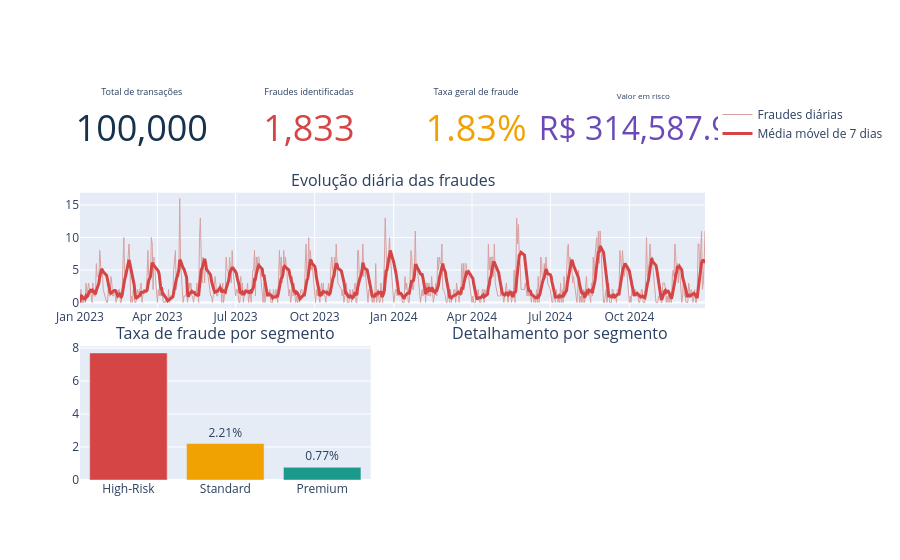

Notebook source saved alongside this figure:
### Code cell
dados_hover_segmento = fraud_risk[
    [
        "total_transacoes",
        "qtd_fraudes",
        "valor_em_risco"
    ]
].to_numpy()

fig.add_trace(
    go.Bar(
        x=fraud_risk["segment"],
        y=fraud_risk["taxa_fraude_pct"],
        marker_color=cores_barras,
        customdata=dados_hover_segmento,
        text=[
            f"{valor:.2f}%"
            for valor in fraud_risk["taxa_fraude_pct"]
        ],
        textposition="outside",
        showlegend=False,
        hovertemplate=(
            "<b>%{x}</b><br>"
            "Taxa de fraude: %{y:.2f}%<br>"
            "Transações: %{customdata[0]:,.0f}<br>"
            "Fraudes: %{customdata[1]:,.0f}<br>"
            "Valor em risco: R$ %{customdata[2]:,.2f}"
            "<extra></extra>"
        )
    ),
    row=3,
    col=1
)

### Figure 1 — Plotly figure (JSON) as saved in the notebook; plotly's stock layout.template omitted (floating-point values rounded to 4 significant figures; data arrays with more than 128 entries replaced by an {"elided": "..."} marker saying what was removed)
{"data": [{"domain": {"x": [0, 0.1975], "y": [0.856, 1]}, "mode": "number", "number": {"font": {"color": "#17324D", "size": 36}, "valueformat": ",.0f"}, "title": {"text": "Total de transações"}, "type": "indicator", "value": 100000}, {"domain": {"x": [0.2675, 0.465], "y": [0.856, 1]}, "mode": "number", "number": {"font": {"color": "#D64545", "size": 36}, "valueformat": ",.0f"}, "title": {"text": "Fraudes identificadas"}, "type": "indicator", "value": 1833}, {"domain": {"x": [0.535, 0.7325], "y": [0.856, 1]}, "mode": "number", "number": {"font": {"color": "#F0A202", "size": 36}, "suffix": "%", "valueformat": ".2f"}, "title": {"text": "Taxa geral de fraude"}, "type": "indicator", "value": 1.833}, {"domain": {"x": [0.8025, 1], "y": [0.856, 1]}, "mode": "number", "number": {"font": {"color": "#6C4AB6", "size": 32}, "prefix": "R$ ", "valueformat": ",.2f"}, "title": {"text": "Valor em risco"}, "type": "indicator", "value": 314600.0}, {"hovertemplate": "<b>%{x|%d/%m/%Y}</b><br>Fraudes: %{y:.0f}<extra></extra>", "line": {"color": "#D8A1A1", "width": 1}, "mode": "lines", "name": "Fraudes diárias", "type": "scatter", "x": {"elided": "672 str values"}, "xaxis": "x", "y": {"elided": "672 float values"}, "yaxis": "y"}, {"hovertemplate": "<b>%{x|%d/%m/%Y}</b><br>Média de 7 dias: %{y:.2f}<extra></extra>", "line": {"color": "#D64545", "width": 3}, "mode": "lines", "name": "Média móvel de 7 dias", "type": "scatter", "x": {"elided": "672 str values"}, "xaxis": "x", "y": {"elided": "672 float values"}, "yaxis": "y"}, {"customdata": [[9155.0, 705.0, 126500.0], [29690.0, 655.0, 106800.0], [61160.0, 473.0, 81310.0]], "hovertemplate": "<b>%{x}</b><br>Taxa de fraude: %{y:.2f}%<br>Transações: %{customdata[0]:,.0f}<br>Fraudes: %{customdata[1]:,.0f}<br>Valor em risco: R$ %{customdata[2]:,.2f}<extra></extra>", "marker": {"color": ["#D64545", "#F0A202", "#1B998B"]}, "showlegend": false, "text": ["7.70%", "2.21%", "0.77%"], "textposition": "outside", "type": "bar", "x": ["High-Risk", "Standard", "Premium"], "xaxis": "x2", "y": [7.7, 2.21, 0.77], "yaxis": "y2"}], "layout": {"annotations": [{"font": {"size": 16}, "showarrow": false, "text": "Evolução diária das fraudes", "x": 0.5, "xanchor": "center", "xref": "paper", "y": 0.756, "yanchor": "bottom", "yref": "paper"}, {"font": {"size": 16}, "showarrow": false, "text": "Taxa de fraude por segmento", "x": 0.2325, "xanchor": "center", "xref": "paper", "y": 0.352, "yanchor": "bottom", "yref": "paper"}, {"font": {"size": 16}, "showarrow": false, "text": "Detalhamento por segmento", "x": 0.7675, "xanchor": "center", "xref": "paper", "y": 0.352, "yanchor": "bottom", "yref": "paper"}], "xaxis": {"anchor": "y", "domain": [0, 1]}, "xaxis2": {"anchor": "y2", "domain": [0, 0.465]}, "yaxis": {"anchor": "x", "domain": [0.452, 0.756]}, "yaxis2": {"anchor": "x2", "domain": [0, 0.352]}}}
